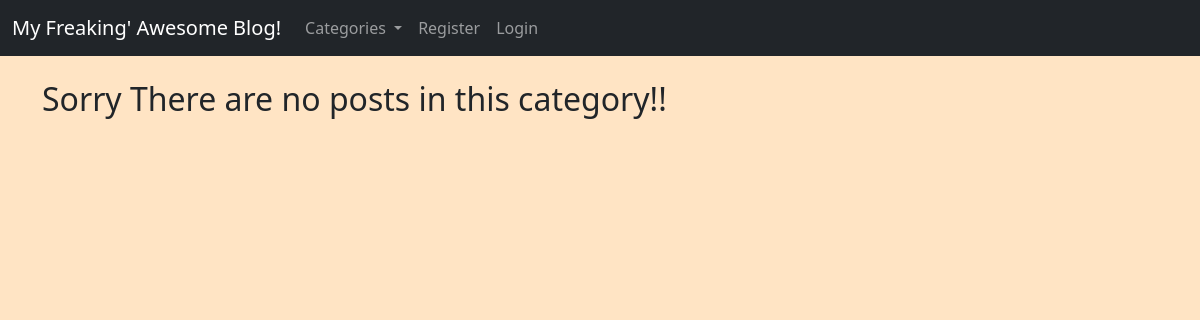
The page /category/entertainment/ on the database as committed earlier.
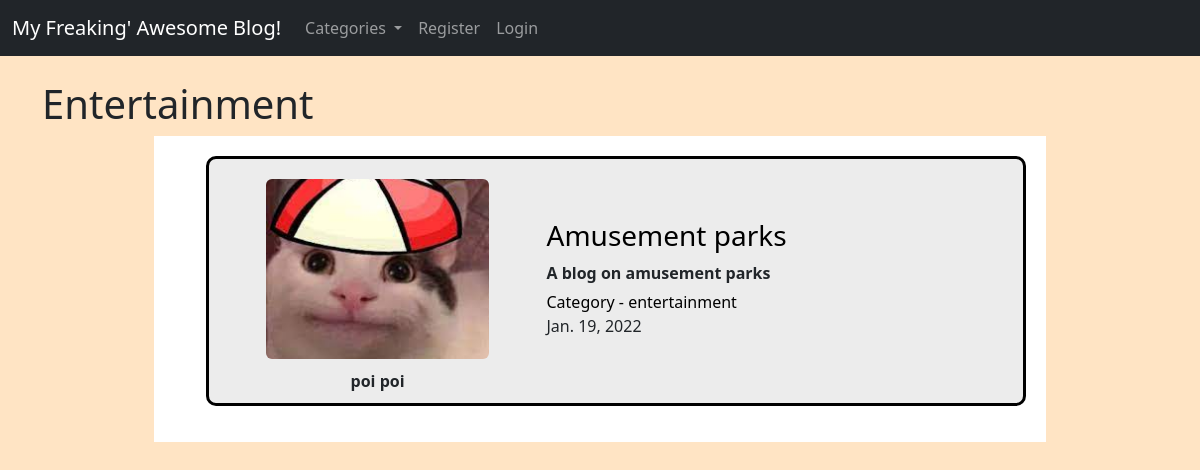
The same page on the database as committed later.
### myblog/models.py (models this page shows, shortened)
class Post(models.Model):
    title = models.CharField(max_length=255)
    header_image = models.ImageField(null=True,blank=True,upload_to="images/")
    title_tag = models.CharField(max_length=255)
    author = models.ForeignKey(User,on_delete=models.CASCADE)
    body = RichTextField(blank=True,null=True)
    post_date = models.DateField(auto_now_add = True)
    category = models.CharField(max_length=255,default='coding')
    snippet = models.CharField(max_length=255)
    likes = models.ManyToManyField(User,related_name='blog_posts')

class Profile(models.Model):
    user = models.OneToOneField(User,null=True,on_delete=models.CASCADE)
    bio = models.TextField()
    profile_pic = models.ImageField(null=True,blank=True,upload_to="images/profile/")
    website_url = models.CharField(max_length=255,blank=True,null=True)
    facebook_url = models.CharField(max_length=255,blank=True,null=True)
    twitter_url = models.CharField(max_length=255,blank=True,null=True)
    instagram_url = models.CharField(max_length=255,blank=True,null=True)
    linkedin_url = models.CharField(max_length=255,blank=True,null=True)

### myblog/views.py (the view)
# urls.py: path('category/<str:cats>/',CategoryView,name='category'),
def CategoryView(request,cats):
    Category_posts = Post.objects.filter(category=cats.replace('-',' '))
    return render(request,'categories.html',{'cats':cats.title().replace('-',' '),'category_posts':Category_posts})

### myblog/templates/categories.html (shortened to what this page needs)
{% extends 'base.html' %}
{% block content %}
{% load static %}
<link rel="stylesheet" href="{% static 'home_styles.css'%}">
{% if category_posts %}
<div class="posts">
  <div class="posts-head">
    <h1>{{cats}}</h1>
  </div>
  <div class="post-container">
    <ul class="post-list">
      {% for post in category_posts %}
        <li class="post">
          <div class="imgBx">
            <div class="imgBox">
              {% if post.header_image %}
              <img src="{{post.author.profile.profile_pic.url}}"><br/><br/>
              {% else %}
              <img src="{% static 'myblog/images/elon.jpg' %}" alt="profile_pic">
              {% endif %}
            </div>
            <h7>
              {{post.author.first_name}}
              {{post.author.last_name}}
            </h7>
          </div>
          <div class="post-flex">
            <div class="post-title">
              <a href="{% url 'article-detail' post.pk %}">
                <h3> {{post.title}} </h3>
              </a>
            </div>
            <div class="post-snippet">
              {{ post.snippet }}
            </div>
            <div class="tag-det-con">
              <a href="{% url 'category' post.category|slugify %}" id="cat">
                  Category - {{post.category}}
              </a>
            </div>
            <div class="date">
              {{post.post_date}}
            </div>
          </div>
        </li>
      {% endfor %}
    </ul>
  </div>
</div>
{% else %}
  <h2>Sorry There are no posts in this category!!</h2>
{% endif %}
{% endblock %}

Rows that differ between the two databases and show on the page:
added Post: category "Entertainment", author.profile.profile_pic (picture), author.first_name "poi", author.last_name "poi", title "Amusement parks", snippet "A blog on amusement parks", category "entertainment", post_date "Jan. 19, 2022"
Other text that changed with them:
text no longer shown: "Sorry There are no posts in this category!!"
